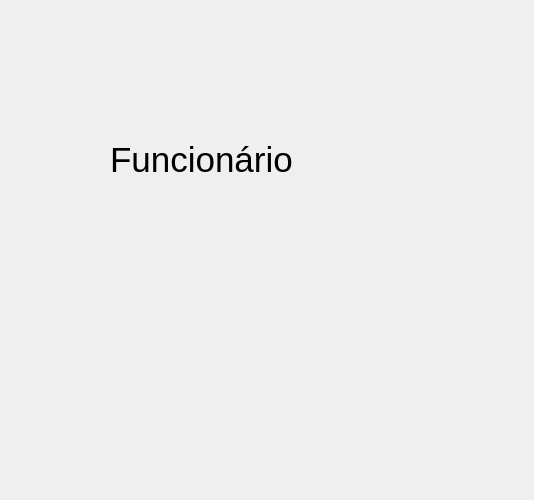
<?xml version="1.0" encoding="UTF-8"?>
<ui version="4.0">
 <class>cadastro_funcionario</class>
 <widget class="QWidget" name="cadastro_funcionario">
  <property name="geometry">
   <rect>
    <x>0</x>
    <y>0</y>
    <width>534</width>
    <height>500</height>
   </rect>
  </property>
  <property name="minimumSize">
   <size>
    <width>500</width>
    <height>500</height>
   </size>
  </property>
  <property name="windowTitle">
   <string notr="true">cadastro_funcionario</string>
  </property>
  <widget class="QLabel" name="label">
   <property name="geometry">
    <rect>
     <x>110</x>
     <y>50</y>
     <width>311</width>
     <height>221</height>
    </rect>
   </property>
   <property name="text">
    <string>&lt;html&gt;&lt;head/&gt;&lt;body&gt;&lt;p&gt;&lt;span style=&quot; font-size:26pt;&quot;&gt;Funcionário&lt;/span&gt;&lt;/p&gt;&lt;/body&gt;&lt;/html&gt;</string>
   </property>
  </widget>
 </widget>
 <resources/>
 <connections/>
</ui>
